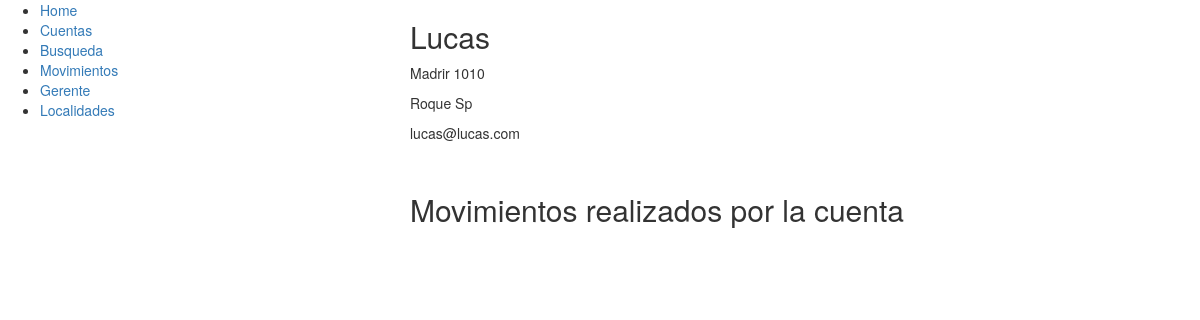
/cuenta/2/, run on an earlier commit of the app's database.
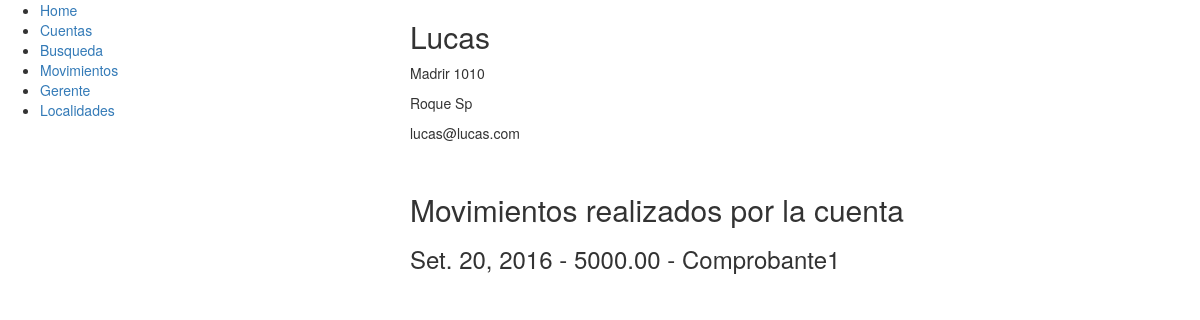
And on a later commit of the database.
### cuentas/models.py (models this page shows, shortened)
class Movimiento(models.Model):
	cuenta = models.ForeignKey(Cuenta)
	comprobante = models.TextField()
	fecha = models.DateField(auto_now=True)
	importe = models.DecimalField(max_digits=20, decimal_places=2, default=0)

### cuentas/views.py (the view)
# urls.py: url(r'^cuenta/([0-9]+)/$',views.cuenta),
def cuenta(request, id):
	try:
		c = Cuenta.objects.get(pk=id)
		m = Cuenta.objects.get(pk=id).movimiento_set.all()
	except Cuenta.DoesNotExist:
		raise Http404("No existe la cuenta seleccionada")
	return render (request, 'cuenta2.html',{'cuenta' : c, 'movimientos': m})

### cuentas/models.py (called while the page is built)
	def __str__(self):
		return self.nombre

### cuentas/templates/cuenta2.html (shortened to what this page needs)
{% extends "base.html" %}
{% block content %}
	<h2>{{ cuenta.nombre }}</h2>
	<p>{{ cuenta.direccion }}</p>
	<p>{{ cuenta.localidad }}</p>
	<p>{{ cuenta.email }}</p>
	<br>
	<h2>Movimientos realizados por la cuenta</h2>
	{% for movimiento in movimientos %}
		<h3>{{ movimiento.fecha }} - {{ movimiento.importe }} - {{ movimiento.comprobante }}</h3>
	{% endfor %}
{% endblock %}

What changed in the data, as far as the page shows it:
added Movimiento: fecha "Set. 20, 2016", importe "5000.00", comprobante "Comprobante1"
